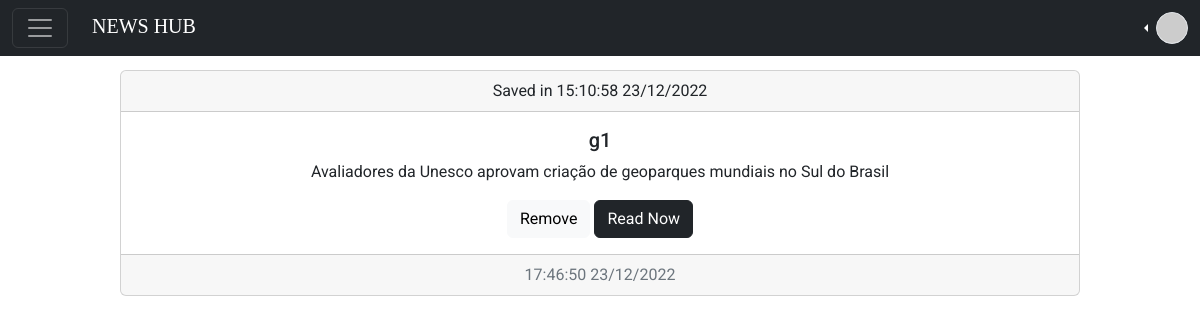
/save/list (signed in), run on an earlier commit of the app's database.
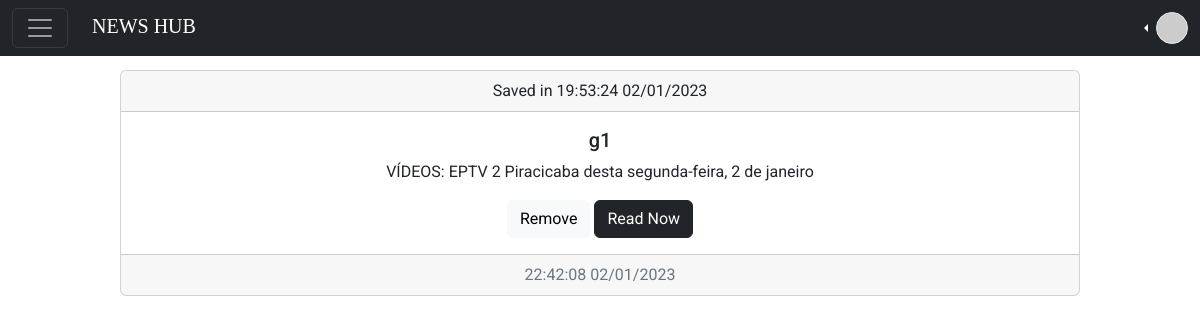
And on a later commit of the database.
### app/models/News.py (models this page shows, shortened)
class News(db.Model):
    __tablename__ = 'news'
    id = db.Column(db.Integer, primary_key=True)
    title = db.Column(db.String, nullable=False)
    url = db.Column(db.String, nullable=False)
    post_date = db.Column(db.DateTime, nullable=False)
    feed_id = db.Column(db.Integer, db.ForeignKey('feeds.id'))
    feed = db.relationship('Feed', foreign_keys=feed_id)

### app/models/Save.py (models this page shows, shortened)
class Save(db.Model):
    __tablename__ = 'saved'
    id = db.Column(db.Integer, primary_key=True)
    save_date = db.Column(db.DateTime, nullable=False)
    user_id = db.Column(db.Integer, db.ForeignKey('users.id'))
    news_id = db.Column(db.Integer, db.ForeignKey('news.id'))
    user = db.relationship('User', foreign_keys=user_id)
    news = db.relationship('News', foreign_keys=news_id)

### app/models/Feed.py (models this page shows, shortened)
class Feed(db.Model):
    __tablename__ = 'feeds'
    id = db.Column(db.Integer, primary_key=True)
    portalname = db.Column(db.String, nullable=False)
    url = db.Column(db.String, nullable=False)
    description = db.Column(db.String)
    update_date = db.Column(db.DateTime, nullable=False)

### app/controllers/save.py (the view)
@app.route('/save/list')
def list_save():
    smtm = db.select(News, Save).join(Save.news).join(News.feed).where(Save.user_id == current_user.id)
    news = db.session.execute(smtm).all()
    length = len(news)
    search = False
    q = request.args.get('q')
    if q:
        search = True
    page = request.args.get(get_page_parameter(), type=int, default=1)
    last_page = length // PER_PAGE + 1
    if page > last_page:
        return apology('Not Found', 404)
    i = (page-1)*PER_PAGE
    news = news[i:i+PER_PAGE]
    pagination = Pagination(page=page, total=length, search=search, record_name='news', per_page=PER_PAGE)
    return render_template('save_list.html', news=news, pagination=pagination)

### app/models/User.py (called while the page is built)
    @login_manager.user_loader
    def load_user(username):
        return User.query.get(username)

### app/templates/save_list.html (shortened to what this page needs)
{% extends "layout.html" %}
{% block main %}
<div class="margin-top">
    <div class="news">
        {% for item in news %}
        <div class="card text-center">
            <div class="card-header">
                Saved in {{ item[1].save_date.strftime("%H:%M:%S %d/%m/%Y") }}
            </div>
            <div class="card-body">
                <h5 class="card-title">{{ item[0].feed.portalname }}</h5>
                <p class="card-text">{{ item[0].title }}</p>
                <a href="/save/remove/{{ item[0].id }}" class="btn btn-light">Remove</a>
                <a a href="{{ item[0].url }}" target="_blank" class="btn btn-dark">Read Now</a>
            </div>
            <div class="card-footer text-muted">
                {{ item[0].post_date.strftime('%H:%M:%S %d/%m/%Y') }}
            </div>
        </div>
        {% endfor %}
    </div>
</div>
{% endblock %}

### app/templates/layout.html (shortened to what this page needs)
<!DOCTYPE html>
<html lang="pt-br">
<head>
    <link href="https://cdn.jsdelivr.net/npm/bootstrap@5.2.3/dist/css/bootstrap.min.css" rel="stylesheet"
>
    <link rel="stylesheet" href="{{ url_for('static', filename='css/main.css')}}">
</head>
<body>
    <nav class="navbar navbar-dark bg-dark fixed-top">
        <div class="container-fluid">
            <div>
                <button class="navbar-toggler" type="button" data-bs-toggle="offcanvas"
                    data-bs-target="#offcanvasDarkNavbar" aria-controls="offcanvasDarkNavbar">
                    <span class="navbar-toggler-icon"></span>
                </button>
                <a class="navbar-brand title news-hub" href="#">NEWS HUB</a>
            </div>
            {% if current_user.username %}
            <div class="dropdown dropstart">
                <a class="nav-link dropdown-toggle" href="#" role="button" data-bs-toggle="dropdown"
                    aria-expanded="false">
                    <img src="https://avatars.dicebear.com/api/bottts/:{{current_user.id}}.svg"
                        class="rounded-circle border border-1 profile-img">
                </a>
            </div>
            {% else %}
            <div class="d-flex">
                <a class="nav-link" href="/login">Login</a>
                <a class="nav-link news-hub" href="/register">Register</a>
            </div>
            {% endif %}
    </nav>
    {% block main %}{% endblock %}
</body>
</html>

### app/static/css/main.css (style rules this page uses)
.title { font-family: 'new york times', Times, serif; font-weight: normal; }
.news-hub { margin-left: 20px; }
body { font-family: 'Roboto', sans-serif; }
.nav-link, .navbar-brand { color: white!important; }
.profile-img { width: 32px; background-color: white; }
.margin-top { margin-top: 70px; }
.news { width: 80%; margin: auto; }
.filter, .card { margin-bottom: 20px; }

What changed in the data, as far as the page shows it:
no longer on this page (row unchanged): News: save_date "15:10:58 23/12/2022", portalname "g1", title "Avaliadores da Unesco aprovam criação de geoparques mundiais no Sul do Brasil", post_date "17:46:50 23/12/2022"
added News: save_date "19:53:24 02/01/2023", portalname "g1", title "VÍDEOS: EPTV 2 Piracicaba desta segunda-feira, 2 de janeiro", post_date "22:42:08 02/01/2023"
